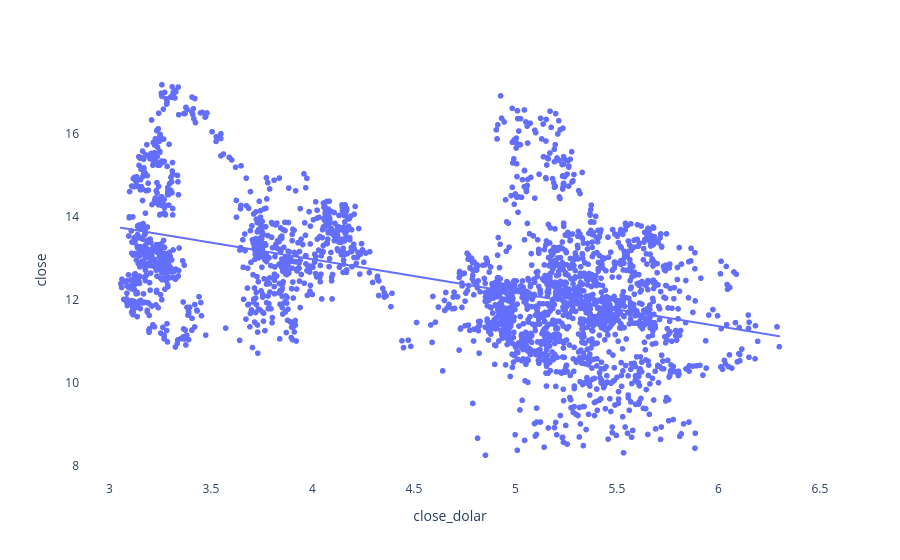

Notebook code cell kept with this figure:
### Code cell
fig = px.scatter(tb_analitica, x = 'close_dolar', y = 'close', trendline = 'ols')
fig.update_layout(plot_bgcolor = 'white', showlegend = False)
fig.show(renderer="png")

### Figure 1 — Plotly figure (JSON) as saved in the notebook; plotly's stock layout.template omitted (floating-point values rounded to 4 significant figures; data arrays with more than 128 entries replaced by an {"elided": "..."} marker saying what was removed)
{"data": [{"hovertemplate": "close_dolar=%{x}<br>close=%{y}<extra></extra>", "legendgroup": "", "marker": {"color": "#636efa", "symbol": "circle"}, "mode": "markers", "name": "", "showlegend": false, "type": "scattergl", "x": {"elided": "2469 float values"}, "xaxis": "x", "y": {"elided": "2469 float values"}, "yaxis": "y"}, {"hovertemplate": "<b>OLS trendline</b><br>close = -0.805907 * close_dolar + 16.1894<br>R<sup>2</sup>=0.216887<br><br>close_dolar=%{x}<br>close=%{y} <b>(trend)</b><extra></extra>", "legendgroup": "", "marker": {"color": "#636efa", "symbol": "circle"}, "mode": "lines", "name": "", "showlegend": false, "type": "scattergl", "x": {"elided": "2469 float values"}, "xaxis": "x", "y": {"elided": "2469 float values"}, "yaxis": "y"}], "layout": {"legend": {"tracegroupgap": 0}, "margin": {"t": 60}, "plot_bgcolor": "white", "showlegend": false, "xaxis": {"anchor": "y", "domain": [0, 1], "title": {"text": "close_dolar"}}, "yaxis": {"anchor": "x", "domain": [0, 1], "title": {"text": "close"}}}}
